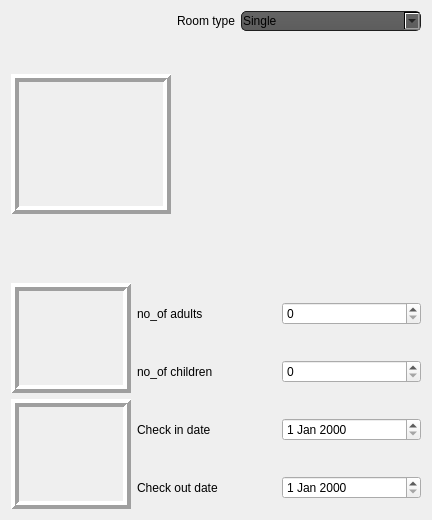
                  <widget class="QWidget" name="scrollAreaWidgetContents_6">
                   <property name="geometry">
                    <rect>
                     <x>0</x>
                     <y>0</y>
                     <width>432</width>
                     <height>520</height>
                    </rect>
                   </property>
                   <layout class="QGridLayout" name="gridLayout_16">
                    <item row="1" column="0">
                     <layout class="QGridLayout" name="gridLayout_20">
                      <item row="2" column="1">
                       <widget class="QLabel" name="label_31">
                        <property name="font">
                         <font>
                          <pointsize>9</pointsize>
                          <weight>50</weight>
                          <italic>false</italic>
                          <bold>false</bold>
                         </font>
                        </property>
                        <property name="text">
                         <string>Check in date</string>
                        </property>
                       </widget>
                      </item>
                      <item row="2" column="0" rowspan="2">
                       <widget class="QLabel" name="label_30">
                        <property name="minimumSize">
                         <size>
                          <width>0</width>
                          <height>110</height>
                         </size>
                        </property>
                        <property name="maximumSize">
                         <size>
                          <width>120</width>
                          <height>16777215</height>
                         </size>
                        </property>
                        <property name="frameShape">
                         <enum>QFrame::Box</enum>
                        </property>
                        <property name="frameShadow">
                         <enum>QFrame::Raised</enum>
                        </property>
                        <property name="lineWidth">
                         <number>4</number>
                        </property>
                        <property name="text">
                         <string/>
                        </property>
                        <property name="pixmap">
                         <pixmap resource="images.qrc">:/newPrefix/images/calender.png</pixmap>
                        </property>
                        <property name="scaledContents">
                         <bool>true</bool>
                        </property>
                       </widget>
                      </item>
                      <item row="1" column="2">
                       <widget class="QSpinBox" name="spinBox_3">
                        <property name="font">
                         <font>
                          <pointsize>9</pointsize>
                         </font>
                        </property>
                       </widget>
                      </item>
                      <item row="0" column="2">
                       <widget class="QSpinBox" name="spinBox_4">
                        <property name="font">
                         <font>
                          <pointsize>9</pointsize>
                         </font>
                        </property>
                       </widget>
                      </item>
                      <item row="3" column="2">
                       <widget class="QDateEdit" name="dateEdit_3">
                        <property name="font">
                         <font>
                          <pointsize>9</pointsize>
                         </font>
                        </property>
                       </widget>
                      </item>
                      <item row="2" column="2">
                       <widget class="QDateEdit" name="dateEdit_4">
                        <property name="font">
                         <font>
                          <pointsize>9</pointsize>
                         </font>
                        </property>
                       </widget>
                      </item>
                      <item row="3" column="1">
                       <widget class="QLabel" name="label_35">
                        <property name="font">
                         <font>
                          <pointsize>9</pointsize>
                          <weight>50</weight>
                          <italic>false</italic>
                          <bold>false</bold>
                         </font>
                        </property>
                        <property name="text">
                         <string>Check out date</string>
                        </property>
                       </widget>
                      </item>
                      <item row="0" column="0" rowspan="2">
                       <widget class="QLabel" name="label_34">
                        <property name="minimumSize">
                         <size>
                          <width>0</width>
                          <height>110</height>
                         </size>
                        </property>
                        <property name="maximumSize">
                         <size>
                          <width>120</width>
                          <height>16777215</height>
                         </size>
                        </property>
                        <property name="frameShape">
                         <enum>QFrame::Box</enum>
                        </property>
                        <property name="frameShadow">
                         <enum>QFrame::Raised</enum>
                        </property>
                        <property name="lineWidth">
                         <number>4</number>
                        </property>
                        <property name="text">
                         <string/>
                        </property>
                        <property name="pixmap">
                         <pixmap resource="images.qrc">:/newPrefix/images/adult children2.png</pixmap>
                        </property>
                        <property name="scaledContents">
                         <bool>true</bool>
                        </property>
                       </widget>
                      </item>
                      <item row="0" column="1">
                       <widget class="QLabel" name="label_33">
                        <property name="font">
                         <font>
                          <pointsize>9</pointsize>
                          <weight>50</weight>
                          <italic>false</italic>
                          <bold>false</bold>
                         </font>
                        </property>
                        <property name="text">
                         <string>no_of adults</string>
                        </property>
                       </widget>
                      </item>
                      <item row="1" column="1">
                       <widget class="QLabel" name="label_32">
                        <property name="font">
                         <font>
                          <pointsize>9</pointsize>
                          <weight>50</weight>
                          <italic>false</italic>
                          <bold>false</bold>
                         </font>
                        </property>
                        <property name="text">
                         <string>no_of children</string>
                        </property>
                       </widget>
                      </item>
                     </layout>
                    </item>
                    <item row="0" column="0">
                     <layout class="QGridLayout" name="gridLayout_18">
                      <item row="1" column="0" rowspan="2">
                       <widget class="QLabel" name="label_28">
                        <property name="maximumSize">
                         <size>
                          <width>160</width>
                          <height>140</height>
                         </size>
                        </property>
                        <property name="frameShape">
                         <enum>QFrame::Box</enum>
                        </property>
                        <property name="frameShadow">
                         <enum>QFrame::Raised</enum>
                        </property>
                        <property name="lineWidth">
                         <number>4</number>
                        </property>
                        <property name="text">
                         <string/>
                        </property>
                        <property name="pixmap">
                         <pixmap resource="images.qrc">:/newPrefix/images/room.png</pixmap>
                        </property>
                        <property name="scaledContents">
                         <bool>true</bool>
                        </property>
                       </widget>
                      </item>
                      <item row="1" column="1">
                       <widget class="QLabel" name="label_29">
                        <property name="sizePolicy">
                         <sizepolicy hsizetype="Fixed" vsizetype="Preferred">
                          <horstretch>0</horstretch>
                          <verstretch>0</verstretch>
                         </sizepolicy>
                        </property>
                        <property name="font">
                         <font>
                          <pointsize>9</pointsize>
                          <weight>50</weight>
                          <italic>false</italic>
                          <bold>false</bold>
                         </font>
                        </property>
                        <property name="text">
                         <string>Room type</string>
                        </property>
                       </widget>
                      </item>
                      <item row="1" column="2">
                       <widget class="QComboBox" name="comboBox_2">
                        <property name="font">
                         <font>
                          <pointsize>9</pointsize>
                         </font>
                        </property>
                        <property name="styleSheet">
                         <string notr="true">QComboBox
{
    background-color: QLinearGradient( x1: 0, y1: 0, x2: 0, y2: 1, stop: 0 #4d4d4d, stop: 0 #646464, stop: 1 #5d5d5d);
    padding: 1px;
    border-style: solid;
    border: 1px solid #1e1e1e;
    border-radius: 5;
}
</string>
                        </property>
                        <item>
                         <property name="text">
                          <string>Single</string>
                         </property>
                        </item>
                        <item>
                         <property name="text">
                          <string>Double</string>
                         </property>
                        </item>
                        <item>
                         <property name="text">
                          <string>Family</string>
                         </property>
                        </item>
                        <item>
                         <property name="text">
                          <string/>
                         </property>
                        </item>
                       </widget>
                      </item>
                     </layout>
                    </item>
                   </layout>
                  </widget>
